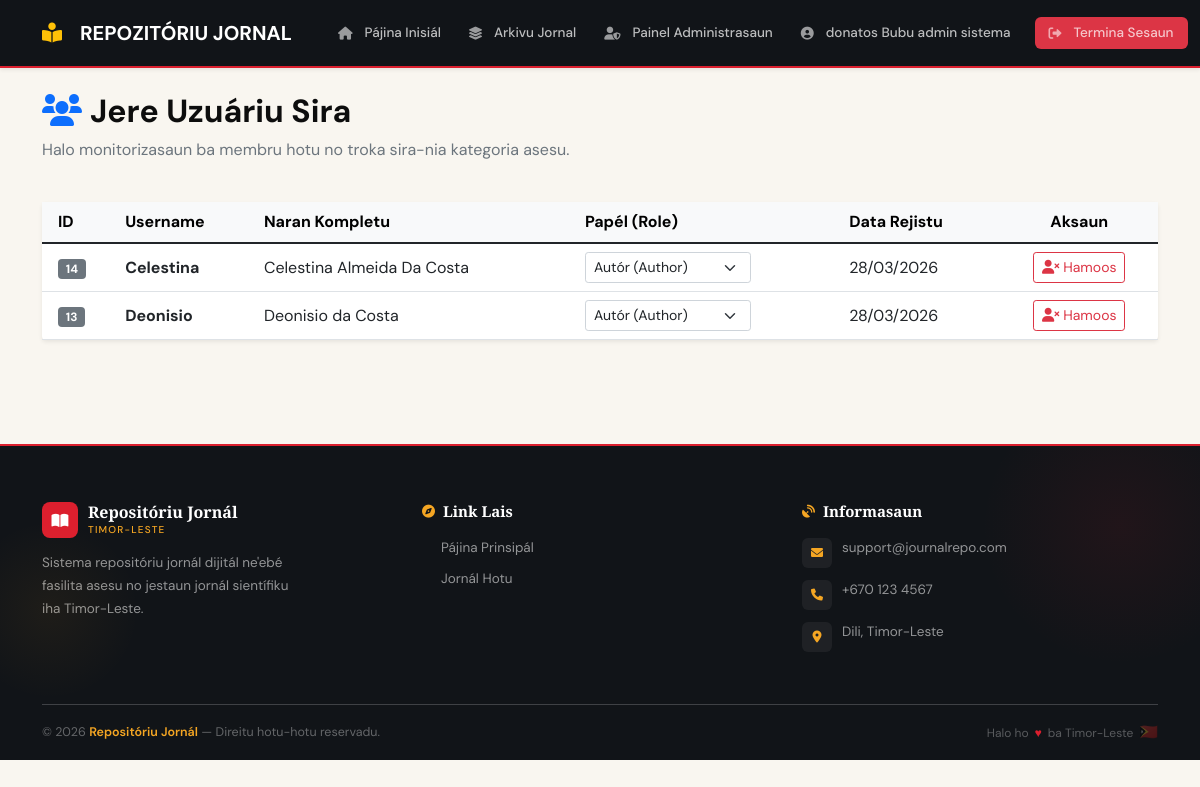
/admin/manage_users.php (signed in), run on the app's committed database.
### tables this page shows
CREATE TABLE `users` (
  `id` int(11) NOT NULL,
  `username` varchar(50) NOT NULL,
  `password` varchar(255) NOT NULL,
  `naran_kompletu` varchar(100) NOT NULL,
  `role` enum('author','reader') NOT NULL DEFAULT 'reader',
  `created_at` timestamp NOT NULL DEFAULT current_timestamp()
);

### admin/manage_users.php (the view, shortened to what this page needs)
<?php
require_once '../includes/functions.php';
$stmt = $pdo->query("SELECT * FROM users ORDER BY created_at DESC");
$users = $stmt->fetchAll();
require_once '../includes/navbar.php';
?>
<main class="container py-4">
    <div class="row mb-4">
        <div class="col">
            <h2 class="fw-bold"><i class="fas fa-users me-2 text-primary"></i>Jere Uzuáriu Sira</h2>
            <p class="text-muted">Halo monitorizasaun ba membru hotu no troka sira-nia kategoria asesu.</p>
        </div>
    </div>
    <div class="card border-0 shadow-sm">
        <div class="card-body p-0">
            <div class="table-responsive">
                <table class="table table-hover align-middle mb-0">
                    <thead class="table-light">
                        <tr>
                            <th class="ps-3">ID</th>
                            <th>Username</th>
                            <th>Naran Kompletu</th>
                            <th>Papél (Role)</th>
                            <th>Data Rejistu</th>
                            <th class="text-center">Aksaun</th>
                        </tr>
                    </thead>
                    <tbody>
                        <?php foreach ($users as $user): ?>
                        <tr>
                            <td class="ps-3"><span class="badge bg-secondary"><?= $user['id'] ?></span></td>
                            <td class="fw-bold"><?= htmlspecialchars($user['username']) ?></td>
                            <td><?= htmlspecialchars($user['naran_kompletu']) ?></td>
                            <td>
                                <?php if ($user['role'] == 'admin'): ?>
                                    <span class="badge bg-dark text-uppercase">Administradór</span>
                                <?php else: ?>
                                    <form method="POST" style="display: inline-block;">
                                        <select name="role" onchange="this.form.submit()" class="form-select form-select-sm">
                                            <option value="author" <?= $user['role'] == 'author' ? 'selected' : '' ?>>Autór (Author)</option>
                                        </select>
                                    </form>
                                <?php endif; ?>
                            </td>
                            <td><?= date('d/m/Y', strtotime($user['created_at'])) ?></td>
                            <td class="text-center">
                                <?php if ($user['role'] != 'admin'): ?>
                                    <a href="?delete=<?= $user['id'] ?>"
                                       class="btn btn-sm btn-outline-danger"
                                       onclick="return confirm('Ita hakarak hamoos duni uzuáriu ne\'e?')">
                                        <i class="fas fa-user-times"></i> Hamoos
                                    </a>
                                <?php else: ?>
                                    <span class="text-muted small">Protejidu</span>
                                <?php endif; ?>
                            </td>
                        </tr>
                        <?php endforeach; ?>
                    </tbody>
                </table>
            </div>
        </div>
    </div>
</main>
<?php require_once '../includes/footer.php'; ?>

### data on the page
users: id "14", username "Celestina", naran_kompletu "Celestina Almeida Da Costa", role "Autór (Author)", created_at "28/03/2026"
users: id "13", username "Deonisio", naran_kompletu "Deonisio da Costa", role "Autór (Author)", created_at "28/03/2026"

### other printed values
$_SESSION['user_naran'] "donatos Bubu admin sistema"
